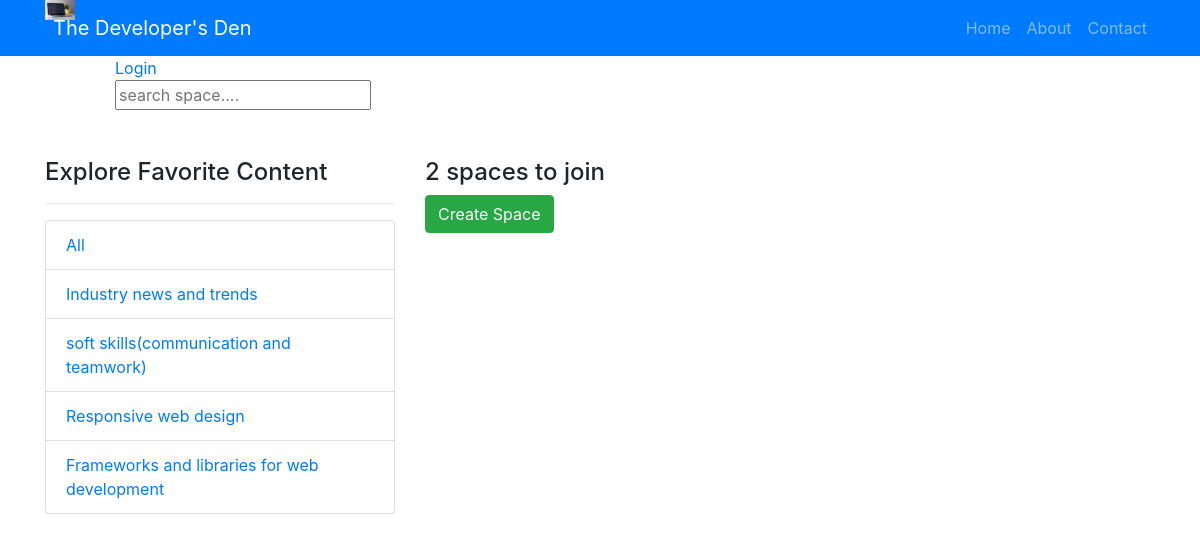
The app's page /, older data.
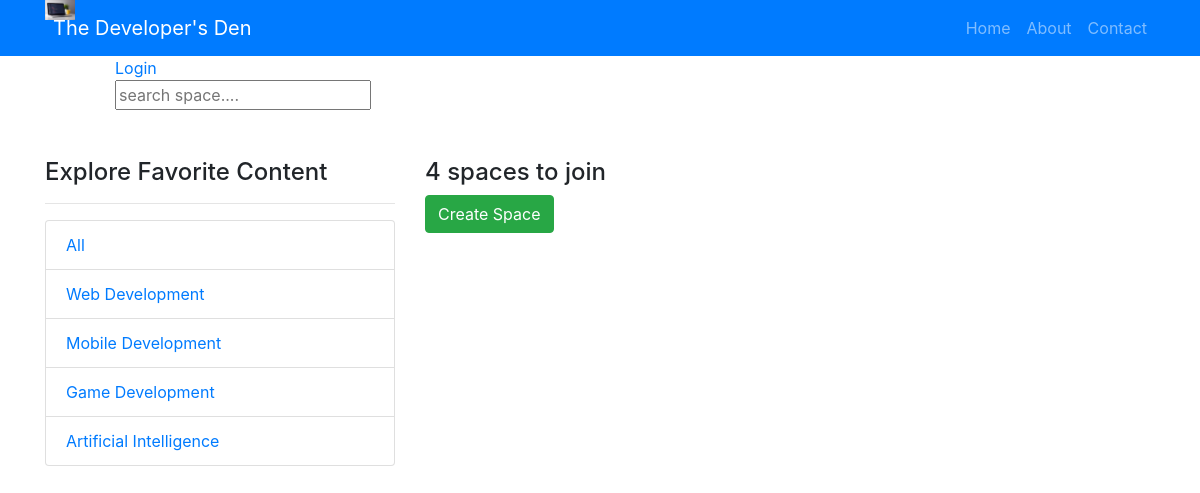
The same page, newer data.
### base/models.py (models this page shows, shortened)
class Topic(models.Model):
    name = models.CharField(max_length=150)

### base/views.py (the view)
# urls.py: path('', views.home_page, name="home"),
def home_page(request):
    q = request.GET.get('q') if request.GET.get('q') != None else ''
    rooms = Room.objects.filter(
        Q(topic__name__icontains=q)|
        Q(name__icontains=q)|
        Q(description__icontains=q))
    topics = Topic.objects.all()
    room_count = rooms.count()
    context = {'rooms':rooms,'topics':topics,'room_count':room_count}
    return render(request, "home.html",context)

### Templates/home.html (shortened to what this page needs)
{% load static %}
{% load bootstrap4 %}
<!DOCTYPE html>
<html>
<head>
    <link rel="stylesheet" href="{% static 'css/bootstrap.min.css' %}">
    <link rel="stylesheet" href="{% static 'base/css/styles.css' %}">
    {% bootstrap_css %}
</head>
<body>
    {% block content %}
    <header>
      <nav class="navbar navbar-expand-lg navbar-dark bg-primary">
        <div class="container">
          <a class="navbar-brand" href="#">
            <img src="{% static 'images/logo1.png' %}" width="30" height="30" alt="Logo">
            <span class="ml-2">The Developer's Den</span>
          </a>
          <div class="collapse navbar-collapse justify-content-end" id="navbarNav">
            <ul class="navbar-nav">
              <li class="nav-item">
                <a class="nav-link" href="{% url 'home' %}">Home</a>
              </li>
              <li class="nav-item">
                <a class="nav-link" href="#">About</a>
              </li>
              <li class="nav-item">
                <a class="nav-link" href="#">Contact</a>
              </li>
            </ul>
          </div>
        </div>
      </nav>
    </header>
      <div class=" col-4 offset-1">
        {% include 'navbar.html' %}
      </div>
      <div class="container my-5">
        <div class="row">
            <div class="col-md-4 mb-4">
                <h4>Explore Favorite Content</h4>
                <hr>
                <ul class="list-group">
                    <li class="list-group-item">
                        <a href="{% url 'home' %}">All</a>
                    </li>
                    {% for topic in topics %}
                    <li class="list-group-item">
                        <a href="{% url 'home' %}?={{topic.name}}">{{topic.name}}</a>
                    </li>
                    {% endfor %}
                </ul>
            </div>
            <div class="col-md-8">
                <h4>{{room_count}} spaces to join</h4>
                <a href="{% url 'create-room' %}" class="btn btn-success mb-3">Create Space</a>
      {% endblock %}
</body>
</html>

### Templates/navbar.html (shortened to what this page needs)
{% if request.user.is_authenticated %}
hello@{{request.user}}
<a href="{% url 'logout' %}">Logout</a>
{% else %}
<a href="{% url 'login' %}">Login</a>
{% endif %}
<form method="get" action="{% url 'home' %}">
    <input type="text" name="q" placeholder="search space....">
</form>

### static/css/styles.css (style rules this page uses)
img { max-width: 100%; height: auto; position: absolute; top: 0; }
body { background-color: purple; }

Row changes from the older to the newer data that the page shows:
removed Topic: name "Industry news and trends"
removed Topic: name "soft skills(communication and teamwork)"
removed Topic: name "Responsive web design"
removed Topic: name "Frameworks and libraries for web development"
added Topic: name "Web Development"
added Topic: name "Mobile Development"
added Topic: name "Game Development"
added Topic: name "Artificial Intelligence"
Text that changed along with them:
{{ room_count }}: "2" → "4"
